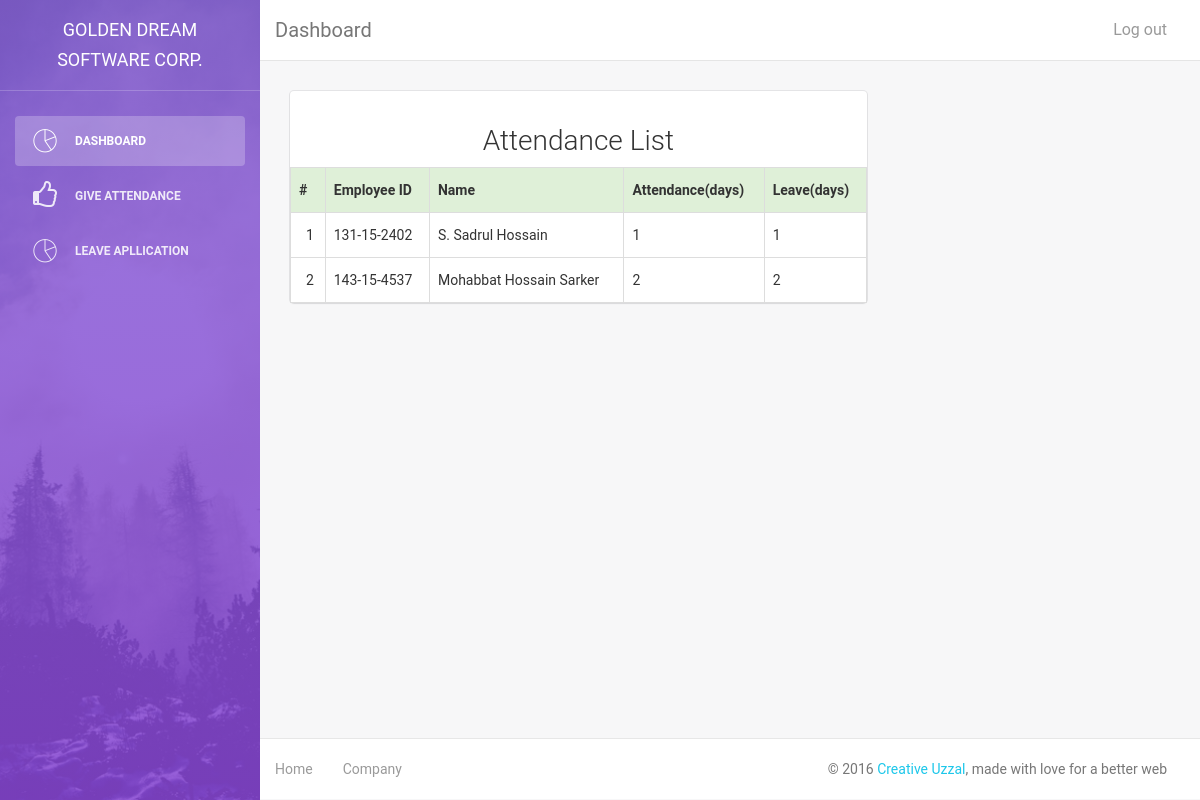
/user/attendance_sheet.php (signed in), run on the app's committed database.
### tables this page shows
CREATE TABLE IF NOT EXISTS `emp_tbl` (
  `emp_id` varchar(20) NOT NULL,
  `fullname` text NOT NULL,
  `designation` text NOT NULL,
  `username` varchar(20) NOT NULL,
  `password` varchar(20) NOT NULL,
  `gender` int(3) NOT NULL,
  `dob` date NOT NULL,
  `nationality` text NOT NULL,
  `contact` varchar(20) NOT NULL,
  `email` varchar(50) NOT NULL,
  `address` text NOT NULL,
  `photo` text NOT NULL
);

### user/attendance_sheet.php (the view, shortened to what this page needs)
<?php
	if($_SESSION['name'] == "admin"){
		include('adminheader.php');
	}
	else{
		include('header.php');
	}
?>
	<div class="content">
		<div class="container-fluid">
			<div class="row">
				<div class="col-md-8">
					<div class="card">
						<div class="header"><h3><center>Attendance List</center></h3></div>
						<table class="table table-bordered table-responsive">
							<tr class="success">
								<th>#</th>
								<th>Employee ID</th>
								<th>Name</th>
								<th>Attendance(days)</th>
								<th>Leave(days)</th>
							</tr>
							<?php
								$serial = 0;
								$sqlattendList = mysql_query("SELECT fullname, emp_id FROM emp_tbl");
								while($row = mysql_fetch_object($sqlattendList)){
									$serial++;
									$emp_id = $row->emp_id;
									$name = $row->fullname;
									$sqltotalattend = mysql_query("SELECT COUNT(*) as totalAttend FROM attendance WHERE emp_id ='$emp_id' AND status = '1'");
									while($row = mysql_fetch_object($sqltotalattend))
									{
										$totalAttend = $row->totalAttend;
									}
									$sqltotalleave = mysql_query("SELECT COUNT(*) as totalLeave FROM permit_leave WHERE emp_id ='$emp_id' AND l_status = '1'");
									while($row = mysql_fetch_object($sqltotalleave))
									{
										$totalLeave = $row->totalLeave;
									}
							?>
							<tr>
								<td><?php echo $serial;?></td>
								<td><?php echo $emp_id;?></td>
								<td><?php echo $name;?></td>
								<td><?php echo $totalAttend;?></td>
								<td><?php echo $totalLeave;?></td>
							</tr>
							<?php
								}
							?>
						</table>
					</div>
				</div>
			</div>
		</div>
	</div>
<?php include('footer.php');?>

### data on the page
emp_tbl: emp_id "131-15-2402", fullname "S. Sadrul Hossain", totalAttend "1", totalLeave "1"
emp_tbl: emp_id "143-15-4537", fullname "Mohabbat Hossain Sarker", totalAttend "2", totalLeave "2"
